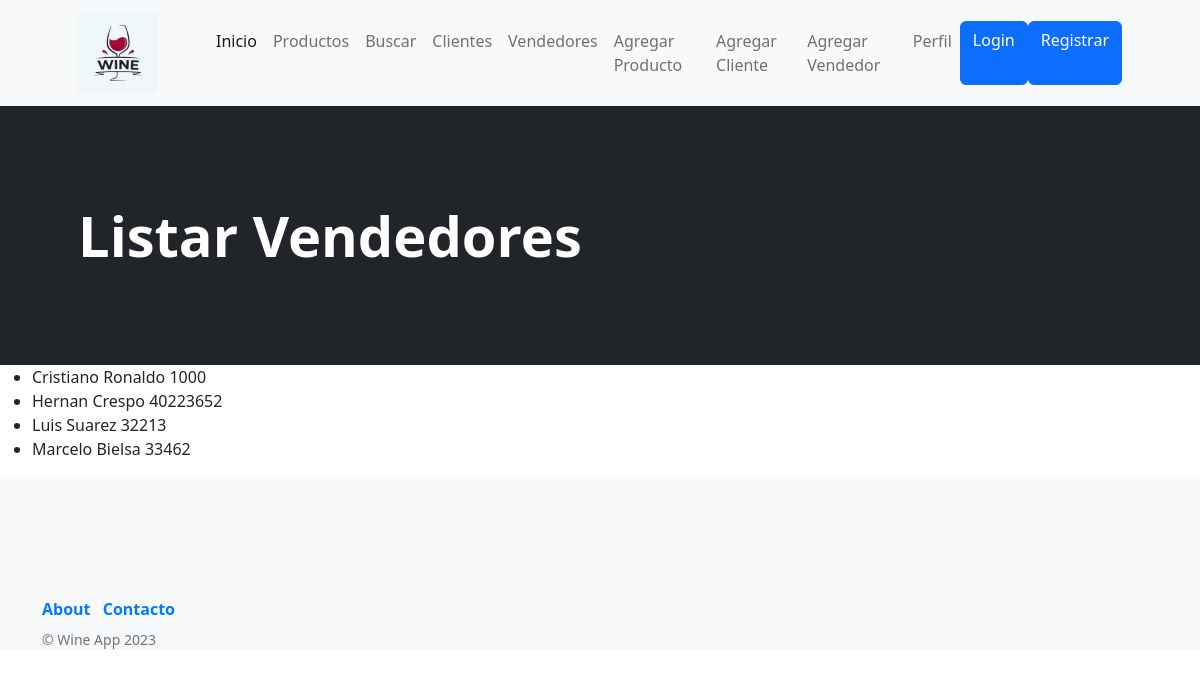
Screenshot of /wine_app/listarVendedores with the database file from the repository.
### wine_app/models.py (models this page shows, shortened)
class Vendedores(models.Model):
    nombre = models.CharField(max_length=40)
    apellido = models.CharField(max_length=40)
    legajo = models.IntegerField()
    class Meta():
        verbose_name = 'Vendedor'
        verbose_name_plural = 'Vendedores'
        ordering = ('nombre',)
        unique_together = ('legajo',)

### wine_app/views.py (the view)
# urls.py: path('listarVendedores', listarVendedores, name='listarVendedores'),
def listarVendedores(req):
    Vendedor = Vendedores.objects.all
    return render(req, "listarVendedores.html", {"Vendedores" : Vendedor})

### wine_app/templates/listarVendedores.html (shortened to what this page needs)
{% extends 'padre.html' %}
{% block cambioCenter %}
<header class="bg-dark py-5">
    <div class="container px-4 px-lg-5 my-5">
        <div class="text-white text-lg-start">
            <h1 class="display-4 fw-bolder">Listar Vendedores</h1>
        </div>
    </div>
</header>
{% endblock cambioCenter %}
{% block contenidoQueCambia %}
<body>
    <ul>
        {% for ven in Vendedores %}
        <li>{{ven.nombre}} {{ven.apellido}} {{ven.legajo}}</li>
        {% endfor %}
    </ul>
</body>
{% endblock contenidoQueCambia %}

### rows the page displays
Vendedores: nombre "Cristiano", apellido "Ronaldo", legajo "1000"
Vendedores: nombre "Hernan", apellido "Crespo", legajo "40223652"
Vendedores: nombre "Luis", apellido "Suarez", legajo "32213"
Vendedores: nombre "Marcelo", apellido "Bielsa", legajo "33462"
